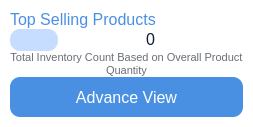
                   <widget class="QFrame" name="horizontalFrame_5">
                    <property name="maximumSize">
                     <size>
                      <width>16777215</width>
                      <height>16777215</height>
                     </size>
                    </property>
                    <property name="styleSheet">
                     <string notr="true">background-color: rgb(255, 255, 255);
border-radius: 20px;</string>
                    </property>
                    <layout class="QHBoxLayout" name="horizontalLayout_10">
                     <property name="leftMargin">
                      <number>10</number>
                     </property>
                     <property name="topMargin">
                      <number>10</number>
                     </property>
                     <property name="rightMargin">
                      <number>10</number>
                     </property>
                     <property name="bottomMargin">
                      <number>10</number>
                     </property>
                     <item>
                      <layout class="QVBoxLayout" name="verticalLayout_7">
                       <property name="spacing">
                        <number>0</number>
                       </property>
                       <item>
                        <widget class="QLabel" name="label_11">
                         <property name="sizePolicy">
                          <sizepolicy hsizetype="Preferred" vsizetype="Fixed">
                           <horstretch>0</horstretch>
                           <verstretch>0</verstretch>
                          </sizepolicy>
                         </property>
                         <property name="font">
                          <font>
                           <pointsize>12</pointsize>
                          </font>
                         </property>
                         <property name="styleSheet">
                          <string notr="true">color: rgb(74, 144, 226);</string>
                         </property>
                         <property name="text">
                          <string>Top Selling Products</string>
                         </property>
                        </widget>
                       </item>
                       <item>
                        <layout class="QGridLayout" name="gridLayout_5">
                         <item row="0" column="0">
                          <widget class="QLabel" name="label_21">
                           <property name="sizePolicy">
                            <sizepolicy hsizetype="Preferred" vsizetype="Fixed">
                             <horstretch>0</horstretch>
                             <verstretch>0</verstretch>
                            </sizepolicy>
                           </property>
                           <property name="maximumSize">
                            <size>
                             <width>48</width>
                             <height>48</height>
                            </size>
                           </property>
                           <property name="styleSheet">
                            <string notr="true">background-color: rgb(199, 221, 255);
padding: 4px;
border-radius: 10px;</string>
                           </property>
                           <property name="text">
                            <string/>
                           </property>
                           <property name="pixmap">
                            <pixmap resource="resources.qrc">:/resources/product-icons/top-products.svg</pixmap>
                           </property>
                           <property name="scaledContents">
                            <bool>true</bool>
                           </property>
                          </widget>
                         </item>
                         <item row="0" column="1">
                          <widget class="QLabel" name="top_selling_products_label">
                           <property name="sizePolicy">
                            <sizepolicy hsizetype="Preferred" vsizetype="Fixed">
                             <horstretch>0</horstretch>
                             <verstretch>0</verstretch>
                            </sizepolicy>
                           </property>
                           <property name="font">
                            <font>
                             <pointsize>12</pointsize>
                            </font>
                           </property>
                           <property name="styleSheet">
                            <string notr="true">color: rgb(14, 28, 44);</string>
                           </property>
                           <property name="text">
                            <string>0</string>
                           </property>
                           <property name="alignment">
                            <set>Qt::AlignmentFlag::AlignCenter</set>
                           </property>
                          </widget>
                         </item>
                        </layout>
                       </item>
                       <item>
                        <widget class="QLabel" name="label_16">
                         <property name="sizePolicy">
                          <sizepolicy hsizetype="Preferred" vsizetype="Fixed">
                           <horstretch>0</horstretch>
                           <verstretch>0</verstretch>
                          </sizepolicy>
                         </property>
                         <property name="font">
                          <font>
                           <pointsize>8</pointsize>
                          </font>
                         </property>
                         <property name="styleSheet">
                          <string notr="true">color: rgb(104, 109, 118);</string>
                         </property>
                         <property name="text">
                          <string>Total Inventory Count Based on Overall Product Quantity</string>
                         </property>
                         <property name="alignment">
                          <set>Qt::AlignmentFlag::AlignCenter</set>
                         </property>
                         <property name="wordWrap">
                          <bool>true</bool>
                         </property>
                        </widget>
                       </item>
                       <item>
                        <widget class="QPushButton" name="pushButton_2">
                         <property name="minimumSize">
                          <size>
                           <width>0</width>
                           <height>40</height>
                          </size>
                         </property>
                         <property name="font">
                          <font>
                           <pointsize>12</pointsize>
                          </font>
                         </property>
                         <property name="styleSheet">
                          <string notr="true">QPushButton{
background: #4A90E2;
color: rgb(255, 255, 255);
border:none;
border-radius: 10px;
}
QPushButton:hover{
	background-color: rgb(61, 120, 188);
}</string>
                         </property>
                         <property name="text">
                          <string>Advance View</string>
                         </property>
                         <property name="icon">
                          <iconset>
                           <normalon>:/resources/product-icons/advance_view.svg</normalon>
                          </iconset>
                         </property>
                         <property name="iconSize">
                          <size>
                           <width>28</width>
                           <height>28</height>
                          </size>
                         </property>
                        </widget>
                       </item>
                      </layout>
                     </item>
                    </layout>
                   </widget>
